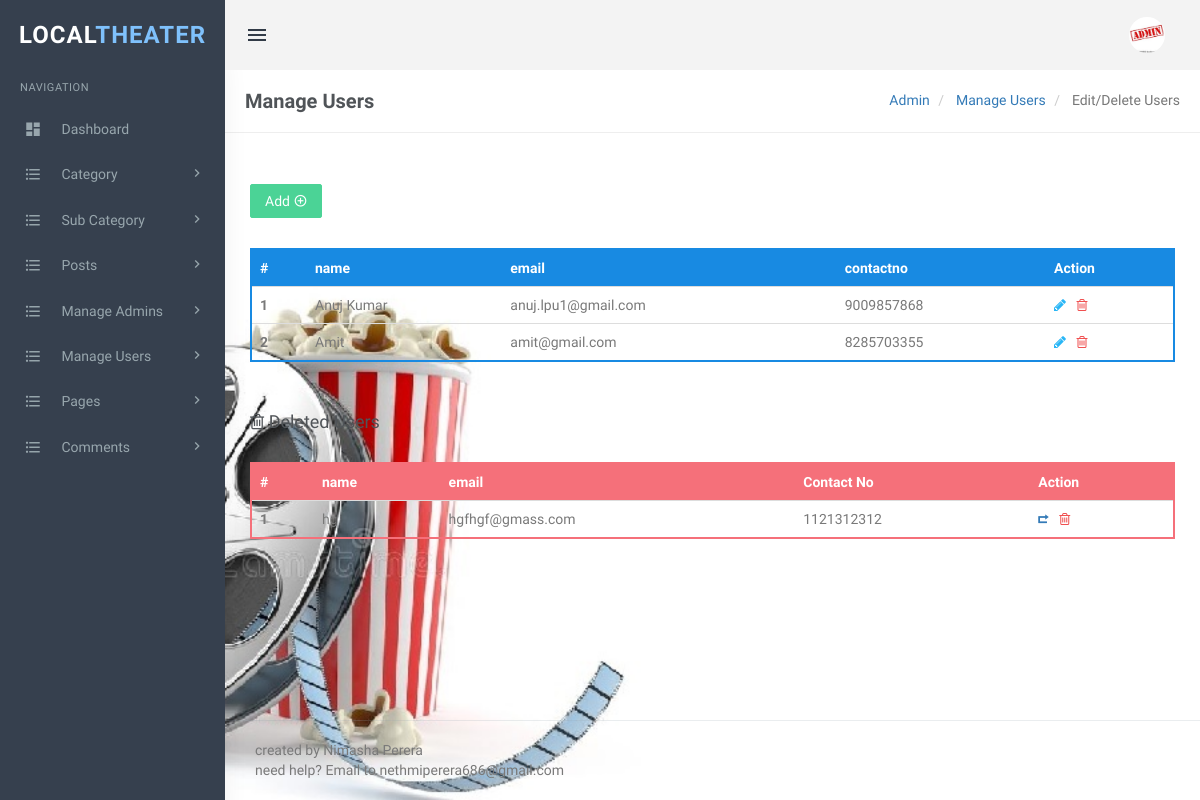
Screenshot of /localtheater/admin/manage-users.php (signed in) with the database file from the repository.
### tables this page shows
CREATE TABLE `users` (
  `id` int(11) NOT NULL,
  `name` varchar(255) DEFAULT NULL,
  `email` varchar(255) DEFAULT NULL,
  `contactno` bigint(11) DEFAULT NULL,
  `password` varchar(255) DEFAULT NULL,
  `Is_Active` int(1) DEFAULT NULL,
  `shippingAddress` longtext,
  `shippingState` varchar(255) DEFAULT NULL,
  `shippingCity` varchar(255) DEFAULT NULL,
  `shippingPincode` int(11) DEFAULT NULL,
  `billingAddress` longtext,
  `billingState` varchar(255) DEFAULT NULL,
  `billingCity` varchar(255) DEFAULT NULL,
  `billingPincode` int(11) DEFAULT NULL,
  `regDate` timestamp NOT NULL DEFAULT CURRENT_TIMESTAMP,
  `updationDate` varchar(255) DEFAULT NULL
);

### localtheater/admin/manage-users.php (the view, shortened to what this page needs)
<?php
include('includes/config.php');
if(strlen($_SESSION['login'])==0)
  {
header('location:index.php');
}
else{
?>
<!DOCTYPE html>
<html lang="en">
    <head>
        <link href="assets/css/bootstrap.min.css" rel="stylesheet" type="text/css" />
        <link href="assets/css/core.css" rel="stylesheet" type="text/css" />
        <link href="assets/css/components.css" rel="stylesheet" type="text/css" />
        <link href="assets/css/icons.css" rel="stylesheet" type="text/css" />
        <link href="assets/css/pages.css" rel="stylesheet" type="text/css" />
        <link href="assets/css/menu.css" rel="stylesheet" type="text/css" />
        <link href="assets/css/responsive.css" rel="stylesheet" type="text/css" />
		<link rel="stylesheet" href="../plugins/switchery/switchery.min.css">
    </head>
    <body class="fixed-left">
        <div id="wrapper">
<?php include('includes/topheader.php');?>
<?php include('includes/leftsidebar.php');?>
            <div class="content-page">
                <div class="content">
                    <div class="container">
                        <div class="row">
							<div class="col-xs-12">
								<div class="page-title-box">
                                    <h4 class="page-title">Manage Users</h4>
                                    <ol class="breadcrumb p-0 m-0">
                                        <li>
                                            <a href="#">Admin</a>
                                        </li>
                                        <li>
                                            <a href="#">Manage Users </a>
                                        </li>
                                        <li class="active">
                                           Edit/Delete Users
                                        </li>
                                    </ol>
                                    <div class="clearfix"></div>
                                </div>
							</div>
						</div>
<div class="row">
<div class="col-sm-6">
</div>
                                    <div class="row">
										<div class="col-md-12">
											<div class="demo-box m-t-20">
<div class="m-b-30">
<a href="add-users.php">
<button id="addToTable" class="btn btn-success waves-effect waves-light">Add <i class="mdi mdi-plus-circle-outline" ></i></button>
</a>
 </div>
												<div class="table-responsive">
                                                    <table class="table m-0 table-colored-bordered table-bordered-primary">
                                                        <thead>
                                                            <tr>
                                                                <th>#</th>
                                                                <th> name</th>
                                                                <th>email</th>
                                                                <th>contactno</th>
                                                                  <th>Action</th>
                                                             </tr>
                                                        </thead>
                                                        <tbody>
<?php
$query=mysqli_query($con,"Select id,name,email,contactno from  users where Is_Active=1");
$cnt=1;
while($row=mysqli_fetch_array($query))
{
?>
 <tr>
<th scope="row"><?php echo htmlentities($cnt);?></th>
<td><?php echo htmlentities($row['name']);?></td>
<td><?php echo htmlentities($row['email']);?></td>
<td><?php echo htmlentities($row['contactno']);?></td>
<td><a href="edit-users.php?uid=<?php echo htmlentities($row['id']);?>"><i class="fa fa-pencil" style="color: #29b6f6;"></i></a>
	&nbsp;<a href="manage-users.php?rid=<?php echo htmlentities($row['id']);?>&&action=del"> <i class="fa fa-trash-o" style="color: #f05050"></i></a> </td>
</tr>
<?php
$cnt++;
 } ?>
</tbody>
                                                    </table>
                                                </div>
											</div>
										</div>
									</div>
<div class="row">
<div class="col-md-12">
<div class="demo-box m-t-20">
<div class="m-b-30">
 <h4><i class="fa fa-trash-o" ></i> Deleted Users</h4>
 </div>
<div class="table-responsive">
<table class="table m-0 table-colored-bordered table-bordered-danger">
                                                        <thead>
                                                            <tr>
                                                                <th>#</th>
                                                                <th> name</th>
                                                                <th>email</th>
                                                                <th>Contact No</th>
                                                                  <th>Action</th>
                                                            </tr>
                                                        </thead>
                                                        <tbody>
<?php
$query=mysqli_query($con,"Select id,name,email,contactno from  users where Is_Active=0");
$cnt=1;
while($row=mysqli_fetch_array($query))
{
?>
 <tr>
<th scope="row"><?php echo htmlentities($cnt);?></th>
<td><?php echo htmlentities($row['name']);?></td>
<td><?php echo htmlentities($row['email']);?></td>
<td><?php echo htmlentities($row['contactno']);?></td>
<td><a href="manage-users.php?resid=<?php echo htmlentities($row['id']);?>"><i class="ion-arrow-return-right" title="Restore this user"></i></a>
	&nbsp;<a href="manage-users.php?rid=<?php echo htmlentities($row['id']);?>&&action=parmdel" title="Delete forever"> <i class="fa fa-trash-o" style="color: #f05050"></i> </td>
</tr>
<?php
$cnt++;
 } ?>
</tbody>
                                                    </table>
                                                </div>
											</div>
										</div>
									</div>
                    </div>
                </div>
<?php include('includes/footer.php');?>
            </div>
        </div>
    </body>
</html>
<?php } ?>

### localtheater/admin/assets/css/core.css (style rules this page uses)
body { font-family: 'Varela Round', sans-serif; margin: 0; padding-bottom: 60px; overflow-x: hidden; color: #797979; }
html { position: relative; min-height: 100%; }
.h1, .h2, .h3, .h4, .h5, .h6, h1, h2, h3, h4, h5, h6 { color: #505458; font-family: 'Hind Madurai', sans-serif; margin: 10px 0; }
* { outline: none !important; }
.container { width: auto; }
#wrapper { height: 100%; overflow: hidden; width: 100%; }
.p-0 { padding: 0 !important; }
.m-0 { margin: 0 !important; }
.m-t-20 { margin-top: 20px !important; }
.m-b-30 { margin-bottom: 30px !important; }
.row { margin-right: -10px; margin-left: -10px; }
.col-lg-1, .col-lg-10, .col-lg-11, .col-lg-12, .col-lg-2, .col-lg-3, .col-lg-4, .col-lg-5, .col-lg-6, .col-lg-7, .col-lg-8, .col-lg-9, .col-md-1, .col-md-10, .col-md-11, .col-md-12, .col-md-2, .col-md-3, .col-md-4, .col-md-5, .col-md-6, .col-md-7, .col-md-8, .col-md-9, .col-sm-1, .col-sm-10, .col-sm-11, .col-sm-12, .col-sm-2, .col-sm-3, .col-sm-4, .col-sm-5, .col-sm-6, .col-sm-7, .col-sm-8, .col-sm-9, .col-xs-1, .col-xs-10, .col-xs-11, .col-xs-12, .col-xs-2, .col-xs-3, .col-xs-4, .col-xs-5, .col-xs-6, .col-xs-7, .col-xs-8, .col-xs-9 { padding-left: 10px; padding-right: 10px; }
.breadcrumb { background-color: transparent; margin-bottom: 15px; padding-top: 10px; padding-left: 0; }
.waves-effect { position: relative; cursor: pointer; display: inline-block; overflow: hidden; -webkit-user-select: none; -moz-user-select: none; -ms-user-select: none; user-select: none; -webkit-tap-highlight-color: transparent; vertical-align: middle; z-index: 1; will-change: opacity, transform; -webkit-transition: all 0.3s ease-out; -moz-transition: all 0.3s ease-out; -o-transition: all 0.3s ease-out; -ms-transition: all 0.3s ease-out; transition: all 0.3s ease-out; }
.demo-box { padding: 10px 15px; }

### localtheater/admin/assets/css/menu.css (style rules this page uses)
.content-page { margin-left: 225px; overflow: hidden; }
.content-page .content { padding: 0 5px 10px 5px; margin-top: 70px; }
.page-title { font-size: 20px; margin-bottom: 0; margin-top: 0; font-weight: 600; }
.page-title-box { padding: 20px; border-bottom: 1px solid #eee; margin: 0 -20px 20px -20px; }
.page-title-box .page-title { margin-bottom: 0; float: left; }
.page-title-box .breadcrumb { float: right; background-color: transparent !important; }

### localtheater/admin/manage-users.php (style rules this page uses)
body { background-image: url('Untitled.jpg'); background-repeat: no-repeat; background-attachment: fixed; background-size: cover; }

### rows the page displays
users: name "Anuj Kumar", email "anuj.lpu1@gmail.com", contactno "9009857868"
users: name "Amit", email "amit@gmail.com", contactno "8285703355"
users: name "hg", email "hgfhgf@gmass.com", contactno "1121312312"
